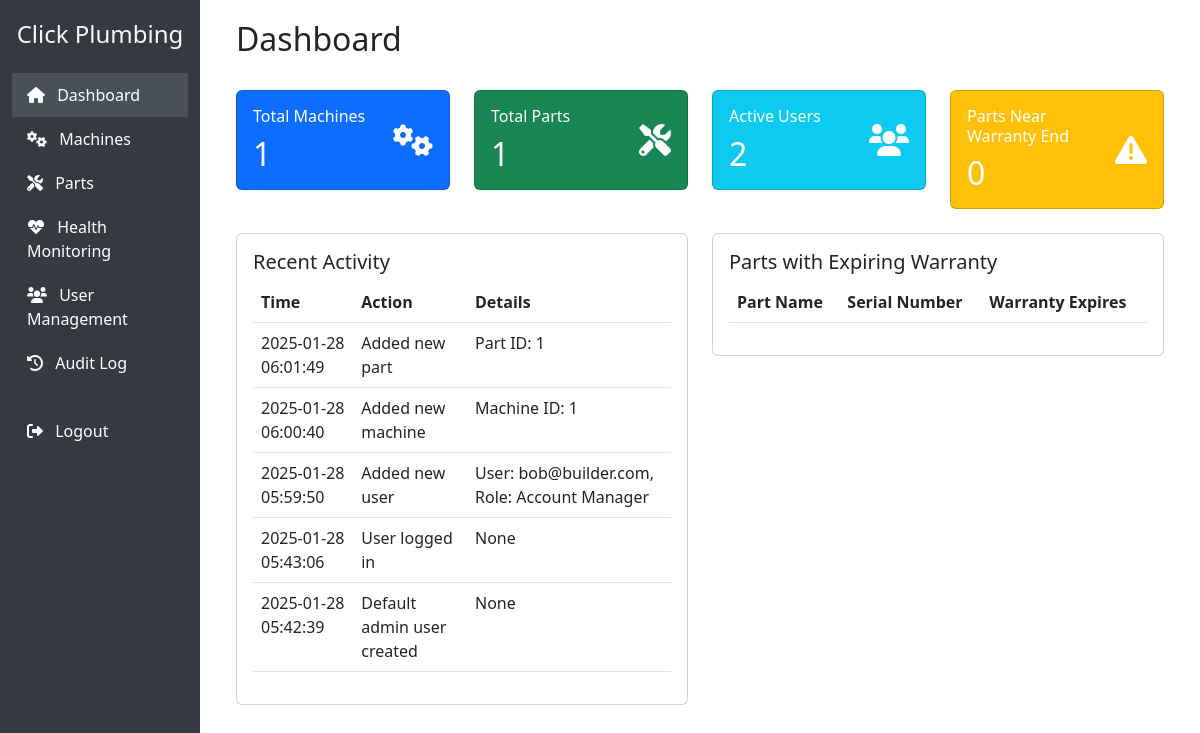
Screenshot of / (signed in) with the database file from the repository.
### models.py (models this page shows)
class AuditLog(db.Model):
    id = db.Column(db.Integer, primary_key=True)
    user_id = db.Column(db.Integer, db.ForeignKey('user.id'), nullable=False)
    action = db.Column(db.String(200), nullable=False)
    details = db.Column(db.Text)
    timestamp = db.Column(db.DateTime, default=datetime.utcnow)

### app.py (the view)
@app.route('/')
@login_required
def index():
    total_machines = Machine.query.count()
    total_parts = Part.query.count()
    total_users = User.query.count()
    recent_activity = AuditLog.query.order_by(AuditLog.timestamp.desc()).limit(10).all()
    today = datetime.now().date()
    thirty_days = today + timedelta(days=30)
    expiring_parts = []
    all_parts = Part.query.all()
    for part in all_parts:
        warranty_end = part.installation_date + timedelta(days=part.warranty_months * 30)
        if today <= warranty_end <= thirty_days:
            expiring_parts.append({
                'name': part.part_name,
                'serial': part.serial_number,
                'expiry': warranty_end
            })
    return render_template('index.html',
                         total_machines=total_machines,
                         total_parts=total_parts,
                         total_users=total_users,
                         recent_activity=recent_activity,
                         expiring_parts=expiring_parts)

### app.py (called while the page is built)
@login_manager.user_loader
def load_user(user_id):
    return User.query.get(int(user_id))

### templates/index.html (shortened to what this page needs)
{% extends "base.html" %}
{% block content %}
<div class="container-fluid">
    <div class="row mb-4">
        <div class="col-12">
            <h2>Dashboard</h2>
        </div>
    </div>
    <div class="row">
        <div class="col-md-3 mb-4">
            <div class="card bg-primary text-white">
                <div class="card-body">
                    <div class="d-flex justify-content-between align-items-center">
                        <div>
                            <h6 class="card-title mb-0">Total Machines</h6>
                            <h2 class="mt-2 mb-0">{{ total_machines }}</h2>
                        </div>
                        <i class="fas fa-cogs fa-2x"></i>
                    </div>
                </div>
            </div>
        </div>
        <div class="col-md-3 mb-4">
            <div class="card bg-success text-white">
                <div class="card-body">
                    <div class="d-flex justify-content-between align-items-center">
                        <div>
                            <h6 class="card-title mb-0">Total Parts</h6>
                            <h2 class="mt-2 mb-0">{{ total_parts }}</h2>
                        </div>
                        <i class="fas fa-tools fa-2x"></i>
                    </div>
                </div>
            </div>
        </div>
        <div class="col-md-3 mb-4">
            <div class="card bg-info text-white">
                <div class="card-body">
                    <div class="d-flex justify-content-between align-items-center">
                        <div>
                            <h6 class="card-title mb-0">Active Users</h6>
                            <h2 class="mt-2 mb-0">{{ total_users }}</h2>
                        </div>
                        <i class="fas fa-users fa-2x"></i>
                    </div>
                </div>
            </div>
        </div>
        <div class="col-md-3 mb-4">
            <div class="card bg-warning text-white">
                <div class="card-body">
                    <div class="d-flex justify-content-between align-items-center">
                        <div>
                            <h6 class="card-title mb-0">Parts Near Warranty End</h6>
                            <h2 class="mt-2 mb-0">{{ expiring_parts|length }}</h2>
                        </div>
                        <i class="fas fa-exclamation-triangle fa-2x"></i>
                    </div>
                </div>
            </div>
        </div>
    </div>
    <div class="row">
        <div class="col-md-6 mb-4">
            <div class="card">
                <div class="card-body">
                    <h5 class="card-title">Recent Activity</h5>
                    <div class="table-responsive">
                        <table class="table">
                            <thead>
                                <tr>
                                    <th>Time</th>
                                    <th>Action</th>
                                    <th>Details</th>
                                </tr>
                            </thead>
                            <tbody>
                                {% for activity in recent_activity %}
                                <tr>
                                    <td>{{ activity.timestamp.strftime('%Y-%m-%d %H:%M:%S') }}</td>
                                    <td>{{ activity.action }}</td>
                                    <td>{{ activity.details }}</td>
                                </tr>
                                {% endfor %}
                            </tbody>
                        </table>
                    </div>
                </div>
            </div>
        </div>
        <div class="col-md-6 mb-4">
            <div class="card">
                <div class="card-body">
                    <h5 class="card-title">Parts with Expiring Warranty</h5>
                    <div class="table-responsive">
                        <table class="table">
                            <thead>
                                <tr>
                                    <th>Part Name</th>
                                    <th>Serial Number</th>
                                    <th>Warranty Expires</th>
                                </tr>
                            </thead>
                        </table>
                    </div>
                </div>
            </div>
        </div>
    </div>
</div>
{% endblock %}

### templates/base.html (shortened to what this page needs)
<!DOCTYPE html>
<html lang="en">
<head>
    <link href="https://cdn.jsdelivr.net/npm/bootstrap@5.3.0/dist/css/bootstrap.min.css" rel="stylesheet">
    <link href="https://cdnjs.cloudflare.com/ajax/libs/font-awesome/6.0.0/css/all.min.css" rel="stylesheet">
</head>
<body>
    {% if current_user.is_authenticated %}
    <div class="container-fluid">
        <div class="row">
            <nav class="col-md-2 d-none d-md-block sidebar">
                <div class="position-sticky">
                    <h4 class="text-light text-center mb-4">Click Plumbing</h4>
                    <ul class="nav flex-column">
                        <li class="nav-item">
                            <a class="nav-link {% if request.endpoint == 'index' %}active{% endif %}" href="{{ url_for('index') }}">
                                <i class="fas fa-home me-2"></i> Dashboard
                            </a>
                        </li>
                        <li class="nav-item">
                            <a class="nav-link {% if 'machines' in request.endpoint %}active{% endif %}" href="{{ url_for('machines.list') }}">
                                <i class="fas fa-cogs me-2"></i> Machines
                            </a>
                        </li>
                        <li class="nav-item">
                            <a class="nav-link {% if 'parts' in request.endpoint %}active{% endif %}" href="{{ url_for('parts.list') }}">
                                <i class="fas fa-tools me-2"></i> Parts
                            </a>
                        </li>
                        <li class="nav-item">
                            <a class="nav-link {% if 'health' in request.endpoint %}active{% endif %}" href="{{ url_for('health.dashboard') }}">
                                <i class="fas fa-heartbeat me-2"></i> Health Monitoring
                            </a>
                        </li>
                        {% if current_user.role == 'Admin' %}
                        <li class="nav-item">
                            <a class="nav-link {% if 'users' in request.endpoint %}active{% endif %}" href="{{ url_for('users.list') }}">
                                <i class="fas fa-users me-2"></i> User Management
                            </a>
                        </li>
                        {% endif %}
                        <li class="nav-item">
                            <a class="nav-link {% if 'audit' in request.endpoint %}active{% endif %}" href="{{ url_for('audit.log') }}">
                                <i class="fas fa-history me-2"></i> Audit Log
                            </a>
                        </li>
                        <li class="nav-item mt-4">
                            <a class="nav-link" href="{{ url_for('auth.logout') }}">
                                <i class="fas fa-sign-out-alt me-2"></i> Logout
                            </a>
                        </li>
                    </ul>
                </div>
            </nav>
            <main class="col-md-10 ms-sm-auto px-md-4 content">
                {% block content %}{% endblock %}
            </main>
        </div>
    </div>
    {% else %}
        {% block auth %}{% endblock %}
    {% endif %}
</body>
</html>

### templates/base.html (style rules this page uses)
.sidebar { min-height: 100vh; background-color: #343a40; padding-top: 20px; }
.sidebar a { color: #fff; text-decoration: none; padding: 10px 15px; display: block; }
.content { padding: 20px; }
.nav-link.active { background-color: #495057; }

### rows the page displays
AuditLog: timestamp "2025-01-28 06:01:49", action "Added new part", details "Part ID: 1"
AuditLog: timestamp "2025-01-28 06:00:40", action "Added new machine", details "Machine ID: 1"
AuditLog: timestamp "2025-01-28 05:59:50", action "Added new user", details "User: bob@builder.com, Role: Account Manager"
AuditLog: timestamp "2025-01-28 05:43:06", action "User logged in", details "None"
AuditLog: timestamp "2025-01-28 05:42:39", action "Default admin user created", details "None"

### other values shown
{{ total_machines }} "1"
{{ total_parts }} "1"
{{ total_users }} "2"
{{ expiring_parts|length }} "0"
